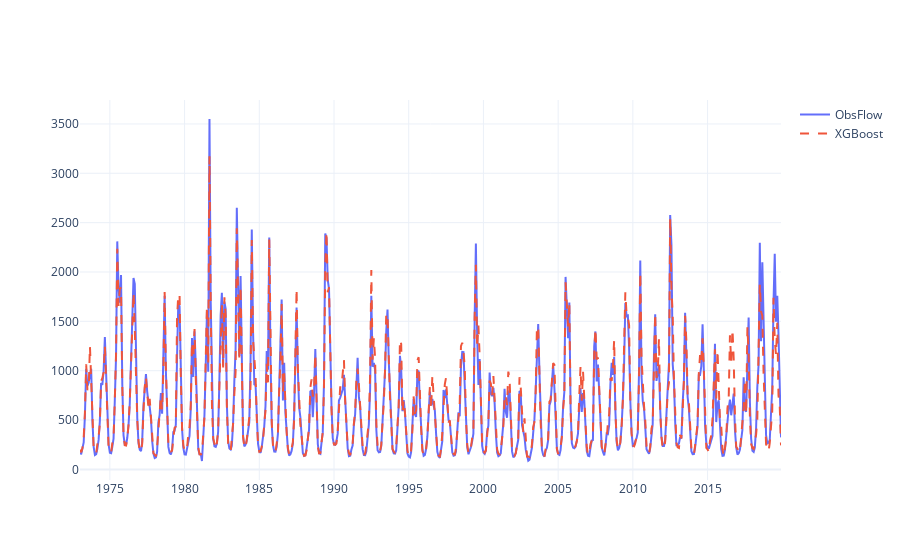
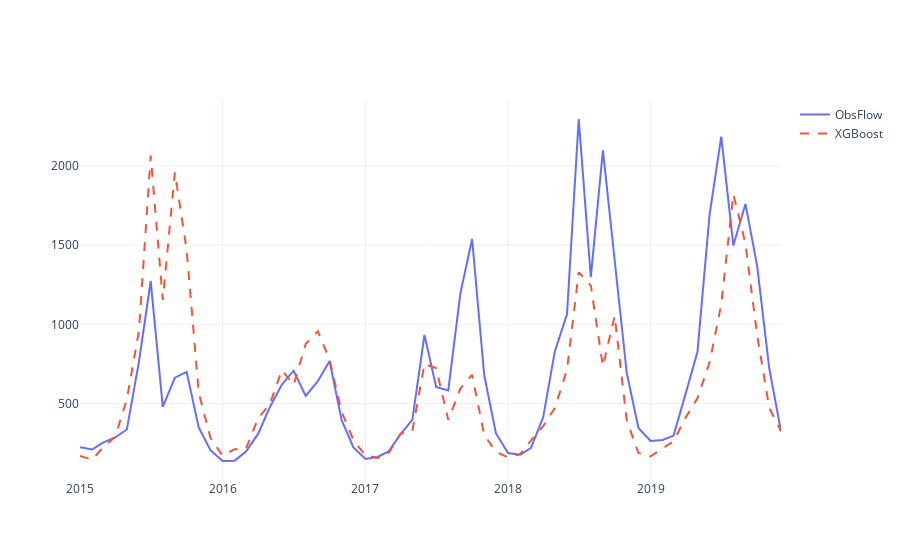
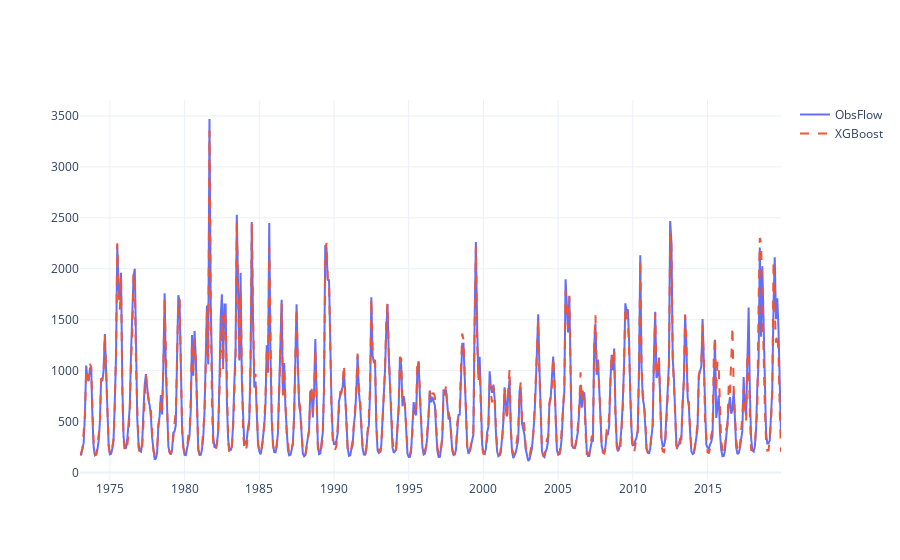
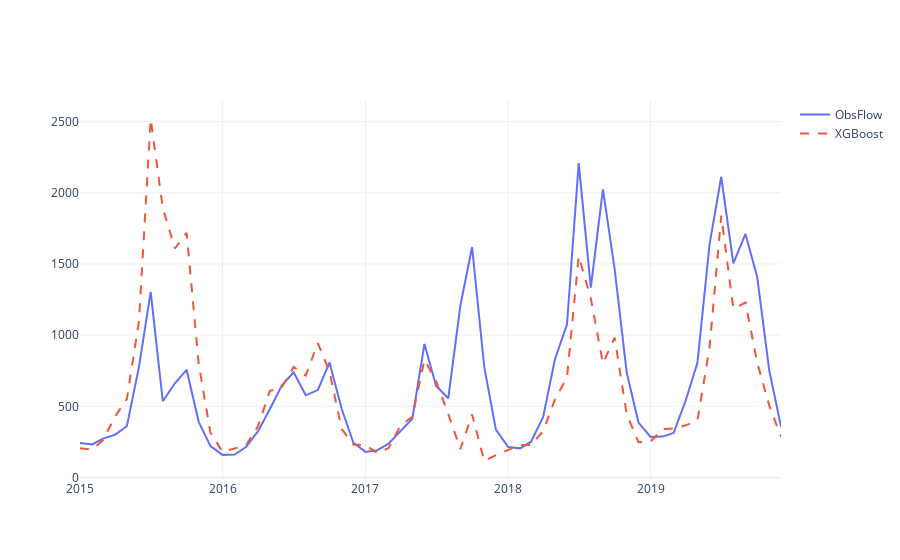

The code cell stored with these charts, in order, in its notebook:
### Markdown cell above
1. 基于流域加权平均气象数据、集水区水量平衡数据、集水区流量模拟数据训练XGBoost模型；
2. 样本数据进行多重共线性检验；
3. 采用在线训练方式，模型参数随着年份更新。

### Code cell
name = 'InputOutputSamples_hydrosimyr_swatpsim'
pred_years = np.arange(2015,2020)
start_year = 1973
end_year = 2020
sample_path = f'../samples_mete_wb_vif/{name}/'
for hydro_station in hydro_stations:
    model_path = f'../model_mete_wb_vif/12MonthlyFlowProcessForecast_{hydro_station.lower()}/MultiXGBRegressor/{name}/'
    if not os.path.exists(model_path):
        os.makedirs(model_path)
    result_path = f'../result_mete_wb_vif/XGboostPredResult/{hydro_station}/{name}/'
    if not os.path.exists(result_path):
        os.makedirs(result_path)
    obs_flow = pd.read_csv(f'../data/{hydro_station.lower()}_natural_monthly_flow.csv', index_col=['date'], parse_dates=['date']) 
    full_df = pd.DataFrame(
            index = pd.date_range(f'{start_year}-01-01',f'2019-12-31',freq='MS'),
            columns=['obs','pred'],
    )
    full_df.index.name = 'date'
    full_feature_samples = pd.read_csv(f'../samples_mete_wb_vif/InputOutputSamples_hismete_swatpsim/{hydro_station}_meteavg_vif_feature_samples.csv',index_col=['date'],parse_dates=['date'])
    full_target_samples = pd.read_csv(f'../samples_mete_wb_vif/InputOutputSamples_hismete_swatpsim/{hydro_station}_meteavg_vif_target_samples.csv',index_col=['date'],parse_dates=['date'])
            
    for pred_year in pred_years:
        df = pd.DataFrame(
            index=pd.date_range(f'{start_year}-01-01',f'{pred_year}-12-31',freq='MS'),
            columns=['obs','pred']
        )
        df.index.name='date'
        
        if not os.path.exists(model_path+f'model_{pred_year}.json'):
            feature_samples = pd.read_csv(sample_path+f'{hydro_station}_meteavg_vif_feature_samples_pred{pred_year}.csv',index_col=['date'],parse_dates=['date'])
            target_samples = pd.read_csv(sample_path+f'{hydro_station}_meteavg_vif_target_samples_pred{pred_year}.csv',index_col=['date'],parse_dates=['date'])

            
            feature_samples = feature_samples.loc[:f'{pred_year-1}-12-31'] #预测年份数据暂时不用
            target_samples = target_samples.loc[:f'{pred_year-1}-12-31'] #预测年份数据暂时不用

            best_params = OptunaTuneMultioutXGBRegressorCV(
                train_X=feature_samples,
                train_Y=target_samples,
                nfolds=nfolds,
                n_trials=n_trials,#200
                num_boost_round=num_boost_round,#100
                n_warmup_steps=n_warmup_steps
            )   
            print(best_params)
            model = FitFinalMultioutXGBRegressor(feature_samples,target_samples,best_params,100)
            calval_pred = predict(model,feature_samples)
            
            
            for sim_year in range(start_year,pred_year):
                features = feature_samples.loc[feature_samples.index.month == 1].loc[f'{sim_year}']
                year_feature_samples = pd.DataFrame(
                    features.values,
                    index=[f'{sim_year}-01-01'],
                    columns=feature_samples.columns
                ) #预测年份数据暂时不用
                year_feature_samples.index.name='date'
                year_pred = predict(model,year_feature_samples)
                df.loc[f'{sim_year}-01-01':f'{sim_year}-12-31','pred'] = year_pred[0]
                df.loc[f'{sim_year}-01-01':f'{sim_year}-12-31','obs'] = obs_flow.loc[f'{sim_year}-01-01':f'{sim_year}-12-31','flow(m^3/s)'].values
           
            df.to_csv(result_path+f'XGBoost_sim_{1973}_{pred_year}.csv')

            save_model(model,model_path+f'model_{pred_year}.json')

        else:
            model = load_model(model_path+f'model_{pred_year}.json')
            print(f'model_{pred_year}.json loaded')
            if pred_year == 2015:
                for sim_year in range(start_year,end_year):
                    full_features = full_feature_samples.loc[full_feature_samples.index.month == 1].loc[f'{sim_year}']
                    print(full_features)
                    year_full_feature_samples = pd.DataFrame(
                        full_features.values,
                        index=[f'{sim_year}-01-01'],
                        columns=full_feature_samples.columns
                    ) #预测年份数据暂时不用
                    year_full_feature_samples.index.name='date'
                    year_pred = predict(model,year_full_feature_samples)
                    full_df.loc[f'{sim_year}-01-01':f'{sim_year}-12-31','pred'] = year_pred[0]
                    full_df.loc[f'{sim_year}-01-01':f'{sim_year}-12-31','obs'] = obs_flow.loc[f'{sim_year}-01-01':f'{sim_year}-12-31','flow(m^3/s)'].values
                full_df.to_csv(result_path+f'{hydro_station}_full_sim_1973_2019.csv')

                fig = go.Figure()
                fig.add_scatter(x=full_df.index, y=full_df['obs'], name='ObsFlow', line=dict(dash='solid'))
                fig.add_scatter(x=full_df.index, y=full_df['pred'], name='XGBoost', line=dict(dash='dash'))
                fig.show()


    #! Perform Predictions
    full_pred = pd.DataFrame(index=pd.date_range(f'{pred_years[0]}-01-01',f'{pred_years[-1]}-12-31',freq='MS'),columns=['obs','pred']) 
    full_pred.index.name = 'date'
    model_path = f'../model_mete_wb_vif/12MonthlyFlowProcessForecast_{hydro_station.lower()}/MultiXGBRegressor/{name}/'
    obs_flow = pd.read_csv(f'../data/{hydro_station.lower()}_natural_monthly_flow.csv', index_col=['date'], parse_dates=['date'])  
    for pred_year in pred_years:
        model = load_model(model_path+f'model_{pred_year}.json')
        feature_samples = pd.read_csv(sample_path+f'{hydro_station}_meteavg_vif_feature_samples_pred{pred_year}.csv',index_col=['date'],parse_dates=['date'])
        target_samples = pd.read_csv(sample_path+f'{hydro_station}_meteavg_vif_target_samples_pred{pred_year}.csv',index_col=['date'],parse_dates=['date'])
        
        feature_samples = pd.DataFrame(
            feature_samples[f'{pred_year}-01-01':f'{pred_year}-12-31'].values,
            index=[feature_samples.index[feature_samples.index.shape[0]-1]],
            columns=feature_samples.columns) #预测年份数据暂时不用
        target_samples = pd.DataFrame(
            target_samples[f'{pred_year}-01-01':f'{pred_year}-12-31'].values,
            index=[target_samples.index[target_samples.index.shape[0]-1]],
            columns=target_samples.columns) #预测年份数据暂时不用
        test_pred = predict(model,feature_samples)
               
        full_pred.loc[f'{pred_year}-01-01':f'{pred_year}-12-31','obs'] = obs_flow.loc[f'{pred_year}-01-01':f'{pred_year}-12-31','flow(m^3/s)'].values
        full_pred.loc[f'{pred_year}-01-01':f'{pred_year}-12-31','pred'] = test_pred[0]

    print('XGBoost',r2_score(full_pred['obs'],full_pred['pred']))
    full_pred.to_csv(result_path+f'XGBoost_pred_{pred_years[0]}_{pred_years[-1]}.csv')

    # Visualize the results using plotly
    fig = go.Figure()
    fig.add_scatter(x=full_pred.index,y=full_pred['obs'],name='ObsFlow',line=dict(dash='solid'))
    fig.add_scatter(x=full_pred.index,y=full_pred['pred'],name='XGBoost',line=dict(dash='dash'))
    fig.show()

### Figure 1 — Plotly figure (JSON) as saved in the notebook; plotly's stock layout.template omitted (floating-point values rounded to 4 significant figures; data arrays with more than 128 entries replaced by an {"elided": "..."} marker saying what was removed)
{"data": [{"line": {"dash": "solid"}, "name": "ObsFlow", "type": "scatter", "x": {"elided": "564 str values"}, "y": {"elided": "564 float values"}}, {"line": {"dash": "dash"}, "name": "XGBoost", "type": "scatter", "x": {"elided": "564 str values"}, "y": {"elided": "564 float values"}}], "layout": {}}

### Figure 2 — Plotly figure (JSON) as saved in the notebook; plotly's stock layout.template omitted (floating-point values rounded to 4 significant figures)
{"data": [{"line": {"dash": "solid"}, "name": "ObsFlow", "type": "scatter", "x": ["2015-01-01T00:00:00", "2015-02-01T00:00:00", "2015-03-01T00:00:00", "2015-04-01T00:00:00", "2015-05-01T00:00:00", "2015-06-01T00:00:00", "2015-07-01T00:00:00", "2015-08-01T00:00:00", "2015-09-01T00:00:00", "2015-10-01T00:00:00", "2015-11-01T00:00:00", "2015-12-01T00:00:00", "2016-01-01T00:00:00", "2016-02-01T00:00:00", "2016-03-01T00:00:00", "2016-04-01T00:00:00", "2016-05-01T00:00:00", "2016-06-01T00:00:00", "2016-07-01T00:00:00", "2016-08-01T00:00:00", "2016-09-01T00:00:00", "2016-10-01T00:00:00", "2016-11-01T00:00:00", "2016-12-01T00:00:00", "2017-01-01T00:00:00", "2017-02-01T00:00:00", "2017-03-01T00:00:00", "2017-04-01T00:00:00", "2017-05-01T00:00:00", "2017-06-01T00:00:00", "2017-07-01T00:00:00", "2017-08-01T00:00:00", "2017-09-01T00:00:00", "2017-10-01T00:00:00", "2017-11-01T00:00:00", "2017-12-01T00:00:00", "2018-01-01T00:00:00", "2018-02-01T00:00:00", "2018-03-01T00:00:00", "2018-04-01T00:00:00", "2018-05-01T00:00:00", "2018-06-01T00:00:00", "2018-07-01T00:00:00", "2018-08-01T00:00:00", "2018-09-01T00:00:00", "2018-10-01T00:00:00", "2018-11-01T00:00:00", "2018-12-01T00:00:00", "2019-01-01T00:00:00", "2019-02-01T00:00:00", "2019-03-01T00:00:00", "2019-04-01T00:00:00", "2019-05-01T00:00:00", "2019-06-01T00:00:00", "2019-07-01T00:00:00", "2019-08-01T00:00:00", "2019-09-01T00:00:00", "2019-10-01T00:00:00", "2019-11-01T00:00:00", "2019-12-01T00:00:00"], "y": [224.6, 210.2, 253.9, 286.2, 336.5, 764.8, 1273.0, 479.1, 663.4, 700.3, 350, 205.7, 137.9, 140.1, 197.8, 308.6, 477.4, 620.6, 707.5, 548.3, 641.4, 768.7, 395.1, 223.2, 150.7, 163.1, 198.2, 306.8, 397.2, 932.8, 604.5, 583.3, 1196.0, 1539.0, 680.3, 313.1, 188, 177.1, 221.5, 413.3, 831.1, 1063.0, 2295.0, 1298.0, 2098.0, 1399.0, 692.8, 345.8, 264.1, 270.2, 298.1, 564.5, 825, 1689.0, 2185.0, 1497.0, 1760.0, 1367.0, 721.2, 324.5]}, {"line": {"dash": "dash"}, "name": "XGBoost", "type": "scatter", "x": ["2015-01-01T00:00:00", "2015-02-01T00:00:00", "2015-03-01T00:00:00", "2015-04-01T00:00:00", "2015-05-01T00:00:00", "2015-06-01T00:00:00", "2015-07-01T00:00:00", "2015-08-01T00:00:00", "2015-09-01T00:00:00", "2015-10-01T00:00:00", "2015-11-01T00:00:00", "2015-12-01T00:00:00", "2016-01-01T00:00:00", "2016-02-01T00:00:00", "2016-03-01T00:00:00", "2016-04-01T00:00:00", "2016-05-01T00:00:00", "2016-06-01T00:00:00", "2016-07-01T00:00:00", "2016-08-01T00:00:00", "2016-09-01T00:00:00", "2016-10-01T00:00:00", "2016-11-01T00:00:00", "2016-12-01T00:00:00", "2017-01-01T00:00:00", "2017-02-01T00:00:00", "2017-03-01T00:00:00", "2017-04-01T00:00:00", "2017-05-01T00:00:00", "2017-06-01T00:00:00", "2017-07-01T00:00:00", "2017-08-01T00:00:00", "2017-09-01T00:00:00", "2017-10-01T00:00:00", "2017-11-01T00:00:00", "2017-12-01T00:00:00", "2018-01-01T00:00:00", "2018-02-01T00:00:00", "2018-03-01T00:00:00", "2018-04-01T00:00:00", "2018-05-01T00:00:00", "2018-06-01T00:00:00", "2018-07-01T00:00:00", "2018-08-01T00:00:00", "2018-09-01T00:00:00", "2018-10-01T00:00:00", "2018-11-01T00:00:00", "2018-12-01T00:00:00", "2019-01-01T00:00:00", "2019-02-01T00:00:00", "2019-03-01T00:00:00", "2019-04-01T00:00:00", "2019-05-01T00:00:00", "2019-06-01T00:00:00", "2019-07-01T00:00:00", "2019-08-01T00:00:00", "2019-09-01T00:00:00", "2019-10-01T00:00:00", "2019-11-01T00:00:00", "2019-12-01T00:00:00"], "y": [169.6, 145.9, 223.7, 289.8, 527.1, 959.4, 2064.0, 1154.0, 1958.0, 1472.0, 569.6, 284.6, 171.3, 212.1, 214.7, 406.4, 497.0, 710.7, 617.6, 877.8, 956.6, 777.9, 447.9, 269.8, 172.9, 157.4, 187.1, 311.0, 326.2, 750.8, 722.5, 397.3, 594.6, 681.7, 303.3, 195.7, 160.8, 181.1, 267.6, 357.5, 472.3, 713.4, 1329.0, 1244.0, 734.7, 1054.0, 394.3, 188.4, 166.6, 219.0, 262.7, 412.7, 533.1, 759.1, 1127.0, 1822.0, 1508.0, 931.0, 471.3, 326.9]}], "layout": {}}

### Figure 3 — Plotly figure (JSON) as saved in the notebook; plotly's stock layout.template omitted (floating-point values rounded to 4 significant figures; data arrays with more than 128 entries replaced by an {"elided": "..."} marker saying what was removed)
{"data": [{"line": {"dash": "solid"}, "name": "ObsFlow", "type": "scatter", "x": {"elided": "564 str values"}, "y": {"elided": "564 float values"}}, {"line": {"dash": "dash"}, "name": "XGBoost", "type": "scatter", "x": {"elided": "564 str values"}, "y": {"elided": "564 float values"}}], "layout": {}}

### Figure 4 — Plotly figure (JSON) as saved in the notebook; plotly's stock layout.template omitted (floating-point values rounded to 4 significant figures)
{"data": [{"line": {"dash": "solid"}, "name": "ObsFlow", "type": "scatter", "x": ["2015-01-01T00:00:00", "2015-02-01T00:00:00", "2015-03-01T00:00:00", "2015-04-01T00:00:00", "2015-05-01T00:00:00", "2015-06-01T00:00:00", "2015-07-01T00:00:00", "2015-08-01T00:00:00", "2015-09-01T00:00:00", "2015-10-01T00:00:00", "2015-11-01T00:00:00", "2015-12-01T00:00:00", "2016-01-01T00:00:00", "2016-02-01T00:00:00", "2016-03-01T00:00:00", "2016-04-01T00:00:00", "2016-05-01T00:00:00", "2016-06-01T00:00:00", "2016-07-01T00:00:00", "2016-08-01T00:00:00", "2016-09-01T00:00:00", "2016-10-01T00:00:00", "2016-11-01T00:00:00", "2016-12-01T00:00:00", "2017-01-01T00:00:00", "2017-02-01T00:00:00", "2017-03-01T00:00:00", "2017-04-01T00:00:00", "2017-05-01T00:00:00", "2017-06-01T00:00:00", "2017-07-01T00:00:00", "2017-08-01T00:00:00", "2017-09-01T00:00:00", "2017-10-01T00:00:00", "2017-11-01T00:00:00", "2017-12-01T00:00:00", "2018-01-01T00:00:00", "2018-02-01T00:00:00", "2018-03-01T00:00:00", "2018-04-01T00:00:00", "2018-05-01T00:00:00", "2018-06-01T00:00:00", "2018-07-01T00:00:00", "2018-08-01T00:00:00", "2018-09-01T00:00:00", "2018-10-01T00:00:00", "2018-11-01T00:00:00", "2018-12-01T00:00:00", "2019-01-01T00:00:00", "2019-02-01T00:00:00", "2019-03-01T00:00:00", "2019-04-01T00:00:00", "2019-05-01T00:00:00", "2019-06-01T00:00:00", "2019-07-01T00:00:00", "2019-08-01T00:00:00", "2019-09-01T00:00:00", "2019-10-01T00:00:00", "2019-11-01T00:00:00", "2019-12-01T00:00:00"], "y": [243.5, 232.8, 273.6, 301.4, 360.4, 777.5, 1304.0, 535.9, 662.5, 756.5, 391.3, 220.5, 159.5, 162.2, 214.3, 326.2, 479.6, 647.2, 739.6, 577.7, 614.5, 808.2, 483.1, 244.7, 180.5, 192.5, 238.6, 325.1, 413.6, 938.4, 642.8, 556.6, 1208.0, 1619.0, 778.8, 336.6, 215.4, 205.2, 251.9, 425.5, 829.5, 1076.0, 2208.0, 1334.0, 2024.0, 1466.0, 735.5, 386.2, 284.9, 287.9, 313.7, 541.3, 805.5, 1636.0, 2112.0, 1504.0, 1711.0, 1409.0, 751.5, 357.6]}, {"line": {"dash": "dash"}, "name": "XGBoost", "type": "scatter", "x": ["2015-01-01T00:00:00", "2015-02-01T00:00:00", "2015-03-01T00:00:00", "2015-04-01T00:00:00", "2015-05-01T00:00:00", "2015-06-01T00:00:00", "2015-07-01T00:00:00", "2015-08-01T00:00:00", "2015-09-01T00:00:00", "2015-10-01T00:00:00", "2015-11-01T00:00:00", "2015-12-01T00:00:00", "2016-01-01T00:00:00", "2016-02-01T00:00:00", "2016-03-01T00:00:00", "2016-04-01T00:00:00", "2016-05-01T00:00:00", "2016-06-01T00:00:00", "2016-07-01T00:00:00", "2016-08-01T00:00:00", "2016-09-01T00:00:00", "2016-10-01T00:00:00", "2016-11-01T00:00:00", "2016-12-01T00:00:00", "2017-01-01T00:00:00", "2017-02-01T00:00:00", "2017-03-01T00:00:00", "2017-04-01T00:00:00", "2017-05-01T00:00:00", "2017-06-01T00:00:00", "2017-07-01T00:00:00", "2017-08-01T00:00:00", "2017-09-01T00:00:00", "2017-10-01T00:00:00", "2017-11-01T00:00:00", "2017-12-01T00:00:00", "2018-01-01T00:00:00", "2018-02-01T00:00:00", "2018-03-01T00:00:00", "2018-04-01T00:00:00", "2018-05-01T00:00:00", "2018-06-01T00:00:00", "2018-07-01T00:00:00", "2018-08-01T00:00:00", "2018-09-01T00:00:00", "2018-10-01T00:00:00", "2018-11-01T00:00:00", "2018-12-01T00:00:00", "2019-01-01T00:00:00", "2019-02-01T00:00:00", "2019-03-01T00:00:00", "2019-04-01T00:00:00", "2019-05-01T00:00:00", "2019-06-01T00:00:00", "2019-07-01T00:00:00", "2019-08-01T00:00:00", "2019-09-01T00:00:00", "2019-10-01T00:00:00", "2019-11-01T00:00:00", "2019-12-01T00:00:00"], "y": [205.7, 196.7, 263.8, 430.2, 550.8, 1099.0, 2518.0, 1891.0, 1609.0, 1719.0, 798.0, 315.4, 180.9, 207.4, 226.9, 361.1, 607.6, 636.3, 776.8, 716.3, 943.5, 744.3, 341.3, 232.6, 227.8, 170.7, 207.5, 366.0, 427.1, 827.4, 675.3, 447.0, 200.2, 442.9, 116.4, 157.8, 194.4, 229.2, 228.5, 325.8, 548.0, 703.5, 1555.0, 1259.0, 802.0, 982.9, 444.4, 249.0, 253.5, 340.4, 345.7, 366.5, 400.7, 912.2, 1840.0, 1185.0, 1229.0, 809.0, 504.7, 286.9]}], "layout": {}}
